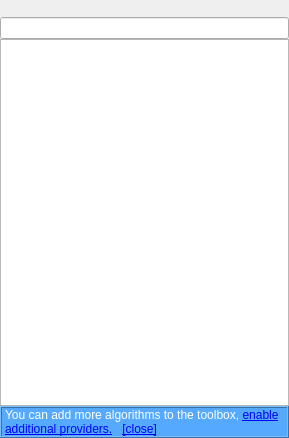
<?xml version="1.0" encoding="UTF-8"?>
<ui version="4.0">
 <class>ProcessingToolbox</class>
 <widget class="QDockWidget" name="ProcessingToolbox">
  <property name="geometry">
   <rect>
    <x>0</x>
    <y>0</y>
    <width>289</width>
    <height>438</height>
   </rect>
  </property>
  <property name="windowTitle">
   <string>PROCESSING TOOLBOX</string>
  </property>
  <widget class="QWidget" name="dockWidgetContents">
   <layout class="QVBoxLayout" name="verticalLayout">
    <property name="spacing">
     <number>0</number>
    </property>
    <property name="leftMargin">
     <number>0</number>
    </property>
    <property name="topMargin">
     <number>0</number>
    </property>
    <property name="rightMargin">
     <number>0</number>
    </property>
    <property name="bottomMargin">
     <number>0</number>
    </property>
    <item>
     <widget class="QToolBar" name="processingToolbar">
      <property name="iconSize">
       <size>
        <width>16</width>
        <height>16</height>
       </size>
      </property>
      <property name="floatable">
       <bool>false</bool>
      </property>
     </widget>
    </item>
    <item>
     <widget class="QgsFilterLineEdit" name="searchBox">
      <property name="toolTip">
       <string>Enter algorithm name to filter list</string>
      </property>
     </widget>
    </item>
    <item>
     <widget class="QgsProcessingToolboxTreeView" name="algorithmTree">
      <property name="contextMenuPolicy">
       <enum>Qt::CustomContextMenu</enum>
      </property>
      <property name="headerHidden">
       <bool>true</bool>
      </property>
      <column>
       <property name="text">
        <string notr="true">1</string>
       </property>
      </column>
     </widget>
    </item>
    <item>
     <widget class="QLabel" name="txtTip">
      <property name="styleSheet">
       <string notr="true">background-color: rgb(85, 170, 255);
color: rgb(255, 255, 255);</string>
      </property>
      <property name="frameShape">
       <enum>QFrame::Box</enum>
      </property>
      <property name="frameShadow">
       <enum>QFrame::Raised</enum>
      </property>
      <property name="text">
       <string>&lt;html&gt;&lt;head/&gt;&lt;body&gt;&lt;p&gt;You can add more algorithms to the toolbox, &lt;a href=&quot;enable&quot;&gt;&lt;span style=&quot; text-decoration: underline; color:#0000ff;&quot;&gt;enable additional providers.&lt;/span&gt;&lt;/a&gt;&amp;nbsp;&amp;nbsp;&amp;nbsp;&lt;a href=&quot;close&quot;&gt;&lt;span style=&quot; text-decoration: underline; color:#0000ff;&quot;&gt;[close]&lt;/span&gt;&lt;/a&gt;&lt;/p&gt;&lt;/body&gt;&lt;/html&gt;</string>
      </property>
      <property name="wordWrap">
       <bool>true</bool>
      </property>
      <property name="margin">
       <number>5</number>
      </property>
     </widget>
    </item>
   </layout>
  </widget>
 </widget>
 <customwidgets>
  <customwidget>
   <class>QgsFilterLineEdit</class>
   <extends>QLineEdit</extends>
   <header>qgis.gui</header>
  </customwidget>
    <customwidget>
   <class>QgsProcessingToolboxTreeView</class>
   <extends>QTreeView</extends>
   <header>qgis.gui</header>
  </customwidget>
 </customwidgets>
 <resources/>
 <connections/>
</ui>
